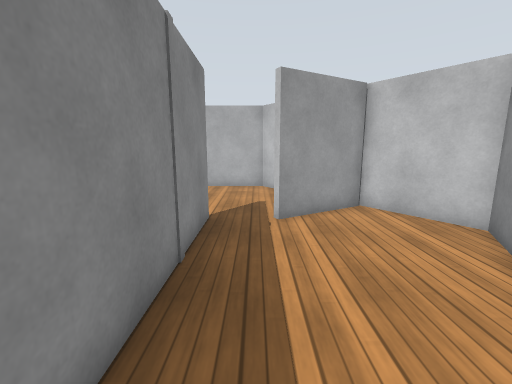
[1] (above)

13 first-person views from a walk through a world built for the Gazebo simulator. The camera is 1.2 m above the floor, tilts 10° down and sees 90° across. The floor is counted in squares, 0.5 m on a side. Each view is taken from the middle of a square. On the plan, view 1 faces up. The plan holds only what a view shows up to about 17 squares ahead; the rest is blank. The place goes on beyond the plan. Simple patterns stand in for the simulator's built-in surfaces.

[2]
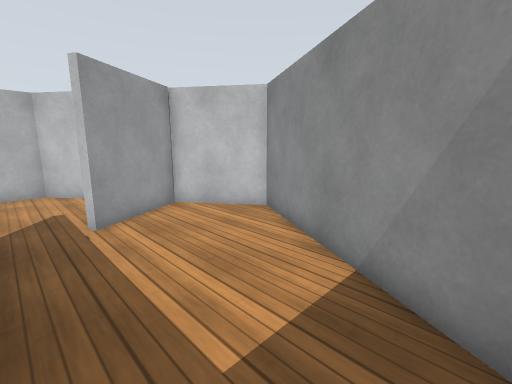

[3]
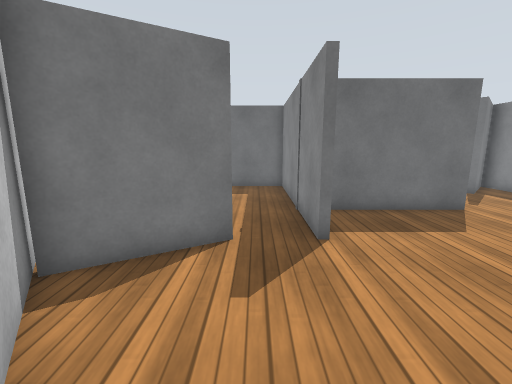

[4]
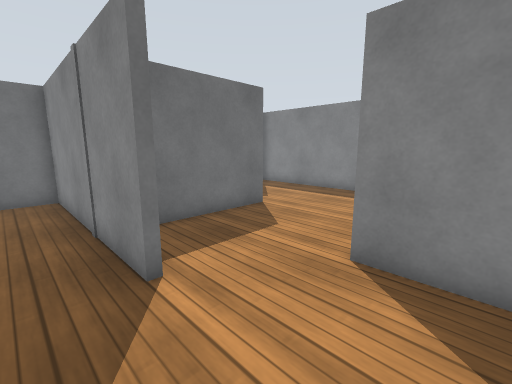

[5]
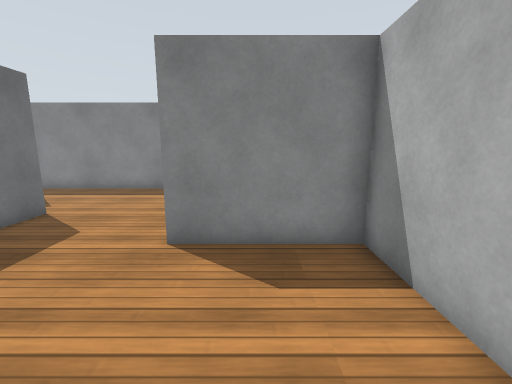

[6]
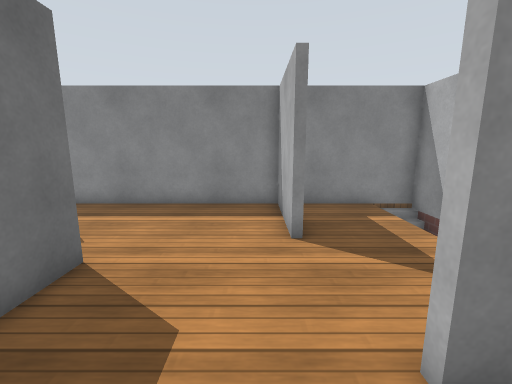

[7]
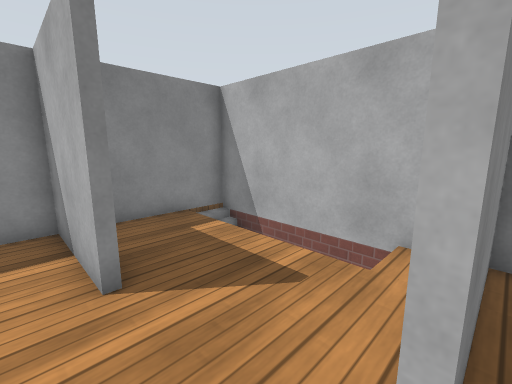

[8]
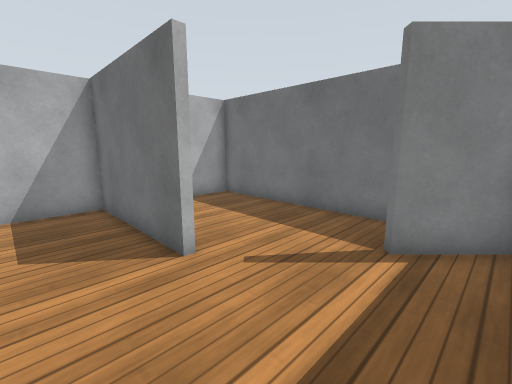

[9]
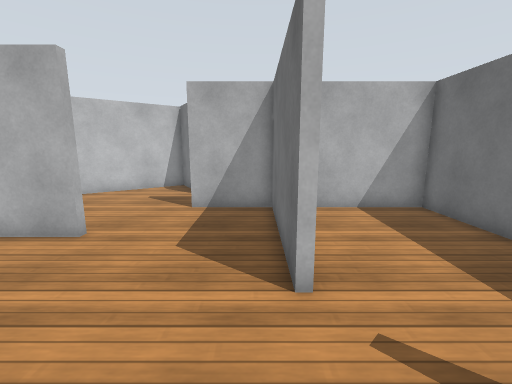

[10]
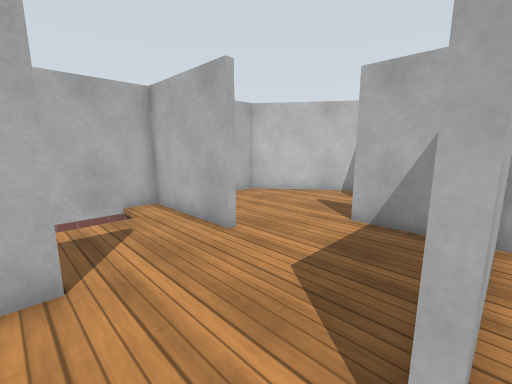

[11]
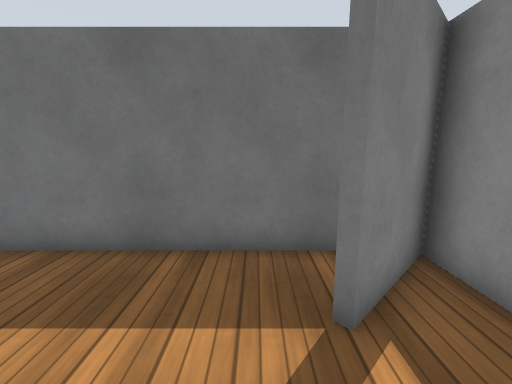

[12]
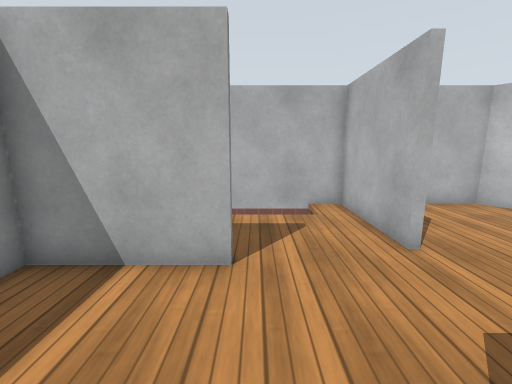

[13]
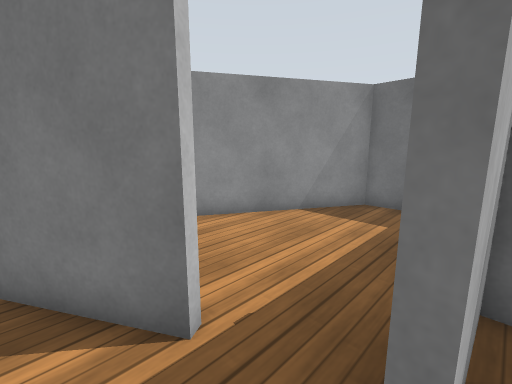

### Floor plan
Key: @ floor where view 1 was taken; # wall or solid block; . floor; D open door; v drop or lower ground.
Columns run from 14 left of view 1 to 7 right of it. Each row starts with its distance up from view 1.
 16 ################
 15 #        #    .##
 14 #vvvvvvv.#......##
 13 #........#.......#
 12 #........#.......##
 11 #........#........#
 10 #####............####
  9 #..............###..#
  8 #...........#.......##
  7 #...........#........#
  6 #...........#.......##
  5 #.....#######.......#
  4 #...........#......D#
  3 #...........#.....DD
  2 #...........#.....D#
  1 #.##........#....##
  0 ###.........#.@..#
 -1 ##################

Where each view was taken, in squares from view 1:
view 1: 0 up, 0 right, facing up
view 2: 0 up, 1 left, facing up-right
view 3: 15 up, 0 right, facing down
view 4: 13 up, 0 right, facing down-left
view 5: 13 up, 1 right, facing left
view 6: 9 up, 3 left, facing left
view 7: 9 up, 5 left, facing up-left
view 8: 8 up, 13 left, facing down-right
view 9: 6 up, 12 left, facing right
view 10: 5 up, 10 left, facing up-right
view 11: 5 up, 10 left, facing down
view 12: 5 up, 9 left, facing up
view 13: 10 up, 2 left, facing down-right
